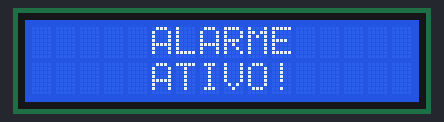
A sketch run on a simulated Arduino Uno, built with avr-gcc and run on an emulated ATmega328P. On the bench: 16×2 character LCD.

Above: at 0.1 s.
At 2.2 s:
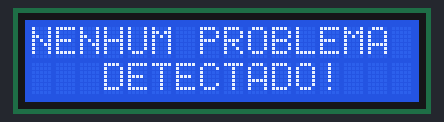
At 4.2 s:
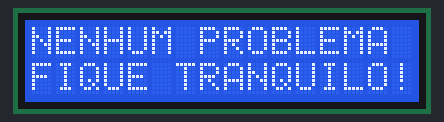
At 6.2 s:
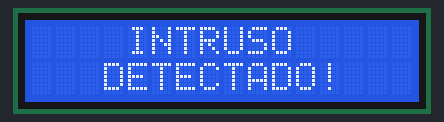
At 8.3 s:
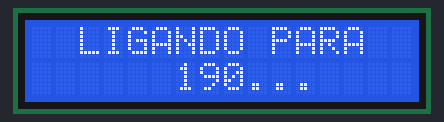
At 10.3 s:
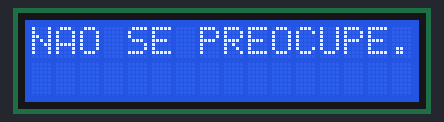

Measured:
- by itself, everything shown: repeats every 12.2 s, in 6 steps
- what the display in image 1 shows lasts 2.0 s, from 2.1 s to 4.1 s

The sketch:

i2c_shield_lcd.ino
```cpp
//Programa: LCD 16x2 usando shield i2c
//Autor: Jorge Carneiro


#include <Wire.h> //INCLUSÃO DE BIBLIOTECA
#include <LiquidCrystal_I2C.h> //INCLUSÃO DE BIBLIOTECA

LiquidCrystal_I2C lcd(0x27,2,1,0,4,5,6,7,3, POSITIVE); //ENDEREÇO DO I2C E DEMAIS INFORMAÇÕES

void setup(){
 lcd.begin (16,2); //SETA A QUANTIDADE DE COLUNAS(16) E O NÚMERO DE LINHAS(2) DO DISPLAY
 lcd.setBacklight(HIGH); //LIGA O BACKLIGHT (LUZ DE FUNDO)
}

void loop(){

 //ALARME SEM NENHUM PROBLEMA DETECTADO

  lcd.setCursor(0,0); //SETA A POSIÇÃO DO CURSOR
  lcd.print("     ALARME       "); //IMPRIME O TEXTO NO DISPLAY LCD
  lcd.setCursor(0,1); //SETA A POSIÇÃO DO CURSOR
  lcd.print("     ATIVO!       "); //IMPRIME O TEXTO NO DISPLAY LCD
  delay(2000); //INTERVALO DE 2 SEGUNDOS
  lcd.setCursor(0,0); //SETA A POSIÇÃO DO CURSOR
  lcd.print("NENHUM PROBLEMA"); //IMPRIME O TEXTO NO DISPLAY LCD
  lcd.setCursor(0,1); //SETA A POSIÇÃO DO CURSOR
  lcd.print("   DETECTADO!    "); //IMPRIME O TEXTO NO DISPLAY LCD
  delay(2000); //INTERVALO DE 2 SEGUNDOS
  lcd.setCursor(0,1); //SETA A POSIÇÃO DO CURSOR
  lcd.print("FIQUE TRANQUILO!"); //SEQUÊNCIA DE ESPAÇOS
  delay(2000); //INTERVALO DE 2 SEGUNDOS


  //ALARME DISPARADO!

  lcd.setCursor(0,0); //SETA A POSIÇÃO DO CURSOR
  lcd.print("    INTRUSO      "); //IMPRIME O TEXTO NO DISPLAY LCD
  lcd.setCursor(0,1); //SETA A POSIÇÃO DO CURSOR
  lcd.print("   DETECTADO!    "); //IMPRIME O TEXTO NO DISPLAY LCD
  delay(2000); //INTERVALO DE 2 SEGUNDOS
  lcd.setCursor(0,0); //SETA A POSIÇÃO DO CURSOR
  lcd.print("  LIGANDO PARA"); //IMPRIME O TEXTO NO DISPLAY LCD
  lcd.setCursor(0,1); //SETA A POSIÇÃO DO CURSOR
  lcd.print("      190...    "); //IMPRIME O TEXTO NO DISPLAY LCD
  delay(2000); //INTERVALO DE 2 SEGUNDOS
  lcd.setCursor(0,0); //SETA A POSIÇÃO DO CURSOR
  lcd.print("NAO SE PREOCUPE."); //SEQUÊNCIA DE ESPAÇOS
   lcd.setCursor(0,1); //SETA A POSIÇÃO DO CURSOR
  lcd.print("                "); //SEQUÊNCIA DE ESPAÇOS
  delay(2000); //INTERVALO DE 2 SEGUNDOS

}
```
